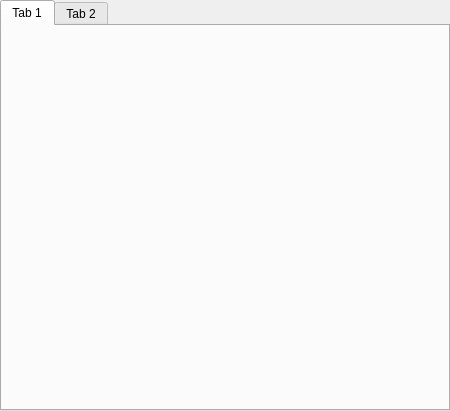
<?xml version="1.0" encoding="UTF-8"?>
<ui version="4.0">
 <class>TabWidget</class>
 <widget class="QTabWidget" name="TabWidget">
  <property name="geometry">
   <rect>
    <x>0</x>
    <y>0</y>
    <width>450</width>
    <height>411</height>
   </rect>
  </property>
  <property name="windowTitle">
   <string>TabWidget</string>
  </property>
  <widget class="QWidget" name="tab">
   <attribute name="title">
    <string>Tab 1</string>
   </attribute>
  </widget>
  <widget class="QWidget" name="tab">
   <attribute name="title">
    <string>Tab 2</string>
   </attribute>
  </widget>
 </widget>
 <resources/>
 <connections/>
</ui>
